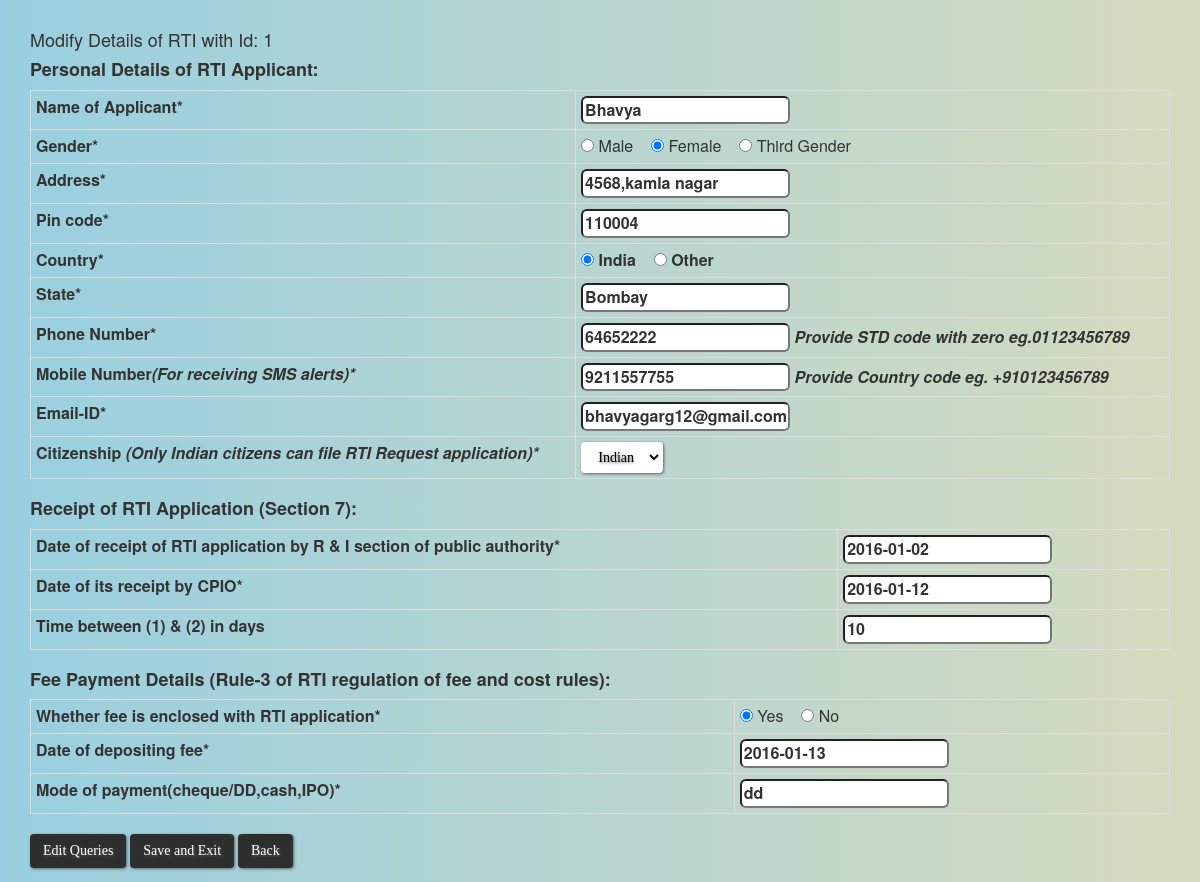
/modify_rti_details.php?id=1, run on an earlier commit of the app's database.
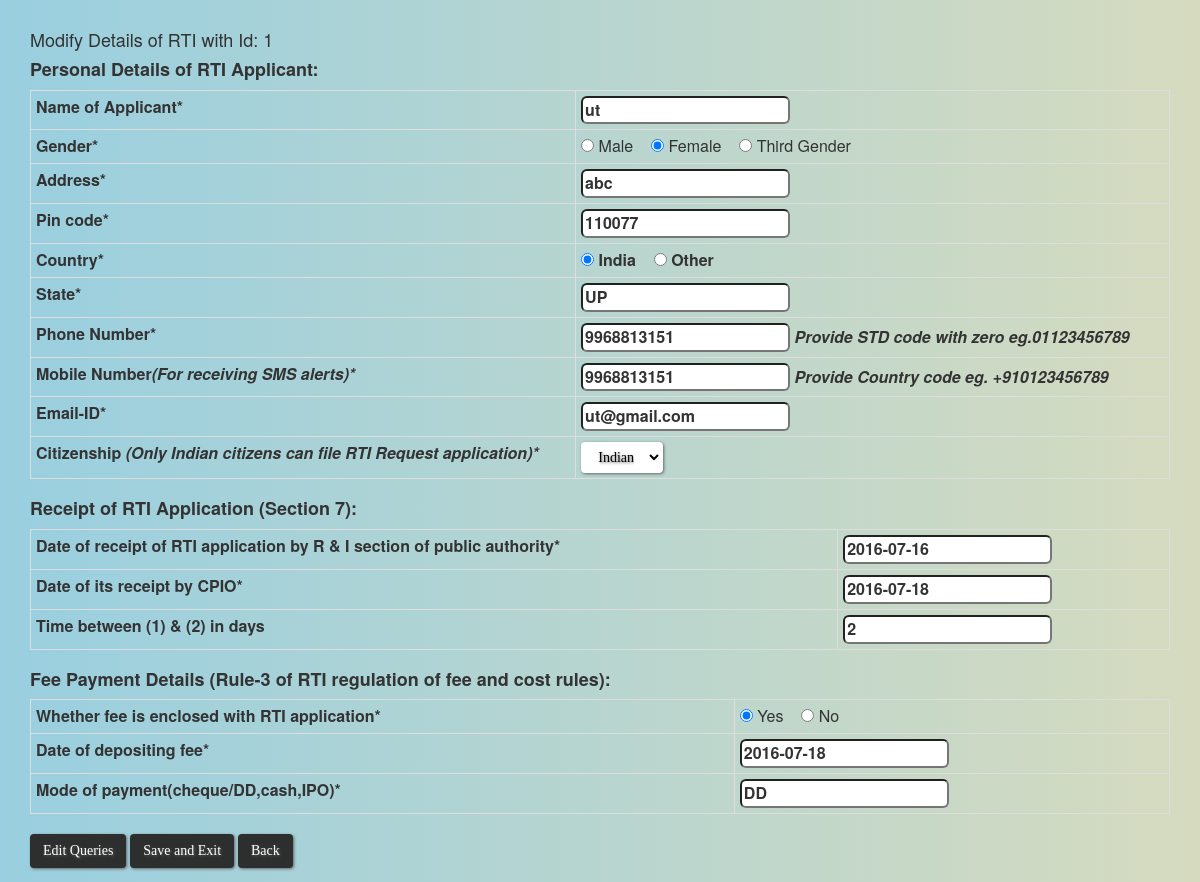
And on a later commit of the database.
### tables this page shows
CREATE TABLE `add_rti` (
  `id` int(11) NOT NULL,
  `name` varchar(30) NOT NULL,
  `gender` varchar(15) NOT NULL,
  `address` varchar(100) NOT NULL,
  `pin_code` int(11) NOT NULL,
  `state` varchar(20) NOT NULL,
  `country` varchar(10) NOT NULL,
  `phone_no` varchar(15) NOT NULL,
  `mobile` varchar(15) NOT NULL,
  `email` varchar(40) NOT NULL,
  `citizenship` varchar(15) NOT NULL,
  `date_of_receipt` date NOT NULL,
  `date_of_receipt_cio` date NOT NULL,
  `timespan` int(11) NOT NULL,
  `fee_enclosed` varchar(10) NOT NULL,
  `fee_deposit_date` date NOT NULL,
  `pay_mode` varchar(20) NOT NULL,
  `archive` int(11) DEFAULT NULL,
  `closed` int(11) DEFAULT NULL
);

### modify_rti_details.php (the view, shortened to what this page needs)
<html>
<head>
	<link rel="stylesheet" href="css/background.css">
	<link rel="stylesheet" href="bootstrap/css/bootstrap.min.css">
</head>
<body>
<?php
	echo "<br><div class='container'>";
	if(isset($_GET['id'])) {
		$Id = $_GET['id'];
		echo "<h4>Modify Details of RTI with Id: ".$Id."</h4>";
	}
	include 'config_database.php';
	if(isset($_GET['id'])) {
		$Id = $_GET['id'];
		$data = "SELECT * FROM  add_rti WHERE id=".$Id.";";
		$query = mysqli_query($con, $data);
		$data2 = mysqli_fetch_array($query);
?>
	<h4><strong>Personal Details of RTI Applicant:</strong></h4>
	<form action='modify_queries.php'  method='post' name="prev_rti">
		<table class="table table-bordered table-condensed">
			<tbody>
				<tr>
               	    <th>Name of Applicant*</th>
                   	<th><input type="text" name="name" id="name" maxlength="50" value="<?php echo $data2['name']?>" class="name" placeholder="" required>
                	</th>
                </tr>
				<tr>
    	            <th>Gender*</th>
        	        <td>
						<input type="radio" name="gender" id="gender" value="Male"<?php if(strcmp($data2['gender'], "Male") == 0){ echo "checked=\"checked\""; }?> required> Male &nbsp&nbsp
						<input type="radio" name="gender" id="gender" value="Female" <?php if(strcmp($data2['gender'], "Female") == 0){ echo "checked=\"checked\""; }?> required> Female &nbsp&nbsp
						<input type="radio" name="gender" id="gender" value="Third Gender" <?php if(strcmp($data2['gender'], "Third Gender") == 0){ echo "checked=\"checked\""; }?> required> Third Gender &nbsp&nbsp
                   	</td>
				</tr>
				<tr>
					<th>Address*</th>
					<th><input type="text" name="address" id="address1" class="address" maxlength="100" value="<?php echo $data2['address']?>" required></th>
				</tr>
				<tr>
					<th>Pin code*</th>
					<th><input type="text" name="pin_code" minlength="6" maxlength="6" onkeydown="return isNumeric(event.keyCode);" value="<?php echo $data2['pin_code']?>" required></th>
				</tr>
				<tr>
					<th>Country*</th>
					<th>
						<input type="radio" name="country" id="chkstate" <?php if(strcmp($data2['country'], "India") == 0){ echo "checked=\"checked\""; }?> value="India" onclick="test();" required> India &nbsp&nbsp
						<input type="radio" name="country" id="chkcountry" <?php if(strcmp($data2['country'], "other") == 0){ echo "checked=\"checked\""; }?> value="Other" onclick="test1();" required> Other
					</th>
				</tr>
				<tr>
					<th>State*</th>
					<th><input type="text" name="state" id="cngStateName" maxlength="18" value="<?php echo $data2['state']?>" required></th>
				</tr>
				<tr>
					<th>Phone Number*</th>
					<th><input type="text" name="phone_no" id="phone" maxlength="18" onkeydown="return isNumeric(event.keyCode);" class="numeric" value="<?php echo $data2['phone_no']?>" required><cite> Provide STD code with zero eg.01123456789</cite></th>
				</tr>
				<tr>
					<th>Mobile Number<cite>(For receiving SMS alerts)*</cite></th>
			        <th><input type="text" name="mobile" id="cell" maxlength="15" class="numeric" onkeydown="return isNumeric(event.keyCode);" value="<?php echo $data2['mobile']?>" required><cite> Provide Country code eg. +910123456789</cite></th>
				</tr>
				<tr>
					<th>Email-ID*</th>
					<th><input type="text" name="email" maxlength="70" value="<?php echo $data2['email']?>" id="Email" required></th>
				</tr>
				<tr>
					<th>Citizenship <cite>(Only Indian citizens can file RTI Request application)*</cite></th>
					<th>
						<select name="citizenship" id="Citizenship" class="btn" style="background:white; color:black" onchange="chkCitizenship(this);">
							<option value="Indian" <?php if(strcmp($data2['citizenship'], "Indian") == 0){ echo "selected"; }?>>Indian</option>
						</select>
					</th>
				</tr>
			</tbody>
		</table>
		<h4><strong>Receipt of RTI Application (Section 7):</strong></h4>
		<table class="table table-bordered table-condensed">
			<tbody>
				<tr>
					<th>Date of receipt of RTI application by R & I section of public authority* </th>
					<th><input type="text" name="date_of_receipt" id="date_of_receipt" placeholder="DD-MM-YYYY" maxlength="50" value="<?php echo $data2['date_of_receipt']?>" class="name" placeholder="YYYY-MM-DD" required></th>
				</tr>
				<tr>
					<th>Date of its receipt by CPIO* </th>
					<th><input type="text" placeholder="DD-MM-YYYY" name="date_of_receipt_cio" id="date_of_receipt_cpio" maxlength="50" value="<?php echo $data2['date_of_receipt_cio']?>" class="name" placeholder="YYYY-MM-DD" required></th>
				</tr>
				<tr>
					<th>Time between (1) & (2) in days</th>
					<th><input type="text" name="time" id="time" maxlength="50" value="<?php echo $data2['timespan']?>" class="name" placeholder=""></th>
				</tr>
			</tbody>
		</table>
	<h4><strong>Fee Payment Details (Rule-3 of RTI regulation of fee and cost rules):</strong></h4>
	<table class="table table-bordered table-condensed">
		<tbody>
			<tr>
				<th>Whether fee is enclosed with RTI application*</th>
				<td>
					<input type="radio" value="yes" name="fee_enclosed" id="fee_enclosed" <?php if(strcmp($data2['fee_enclosed'], "yes") == 0){ echo "checked=\"checked\""; }?> required> Yes &nbsp&nbsp
					<input type="radio" value="no" name="fee_enclosed" id="fee_enclosed" <?php if(strcmp($data2['fee_enclosed'], "No") == 0 or strcmp($data2['fee_enclosed'], "no") == 0){ echo "checked=\"checked\""; }?> required> No
				</td>
			</tr>
			<tr>
				<th>Date of depositing fee* </th>
				<th><input type="text" id="fee_deposit_date" name="fee_deposit_date" maxlength="50" placeholder="DD-MM-YYYY" value="<?php echo $data2['fee_deposit_date']?>" required></th>
			</tr>
			<tr>
				<th>Mode of payment(cheque/DD,cash,IPO)* </th>
				<th><input type="text" id="pay_mode" name="pay_mode" maxlength="50" value="<?php echo $data2['pay_mode']?>" required></th>
			</tr>
		</tbody>
	</table>
	<input type="submit" name="edit" value="Edit Queries" class="btn" onclick="return validateDate()">
	<input type="submit" name="submit" value="Save and Exit" class="btn" onclick="return validateDate()">
<?php
	}
	echo "<a class='btn' href='ongoing_rti_option.php?id=".$Id."''>Back</a>" ;
?>
</form>
</div>
</body>
</html>

### css/background.css (style rules this page uses)
body { background: #99cfe0; background: -moz-linear-gradient(left, #f9cfe0 0%, #d6dbbf 100%); background: -webkit-linear-gradient(left, #99cfe0 0%,#d6dbbf 100%); background: linear-gradient(to right, #99cfe0 0%,#d6dbbf 100%); }
.btn { background: #2d2e2e; background-image: -webkit-linear-gradient(top, #2d2e2e, #6b696b); background-image: -moz-linear-gradient(top, #2d2e2e, #6b696b); background-image: -ms-linear-gradient(top, #2d2e2e, #6b696b); background-image: -o-linear-gradient(top, #2d2e2e, #6b696b); background-image: linear-gradient(to bottom, #2d2e2e, #6b696b); -webkit-border-radius: 8; -moz-border-radius: 8; border-radius: 8px; text-shadow: 1px 1px 3px #616161; -webkit-box-shadow: 1px 1px 3px #666666; -moz-box-shadow: 1px 1px 3px #666666; box-shadow: 1px 1px 3px #666666; font-family: Georgia; color: #ffffff; font-size: 20px; padding: 10px 20px 10px 20px; text-decoration: none; cursor: pointer; }
input { border-radius: 6px; }

What changed in the data, as far as the page shows it:
changed add_rti "Indian": name "Bhavya" → "ut"; address "4568,kamla nagar" → "abc"; pin_code "110004" → "110077"; state "Bombay" → "UP"; phone_no "64652222" → "9968813151"; mobile "9211557755" → "9968813151"; email "bhavyagarg12@gmail.com" → "ut@gmail.com"; date_of_receipt "2016-01-02" → "2016-07-16"; date_of_receipt_cio "2016-01-12" → "2016-07-18"; time "10" → "2"; fee_deposit_date "2016-01-13" → "2016-07-18"; pay_mode "dd" → "DD"
